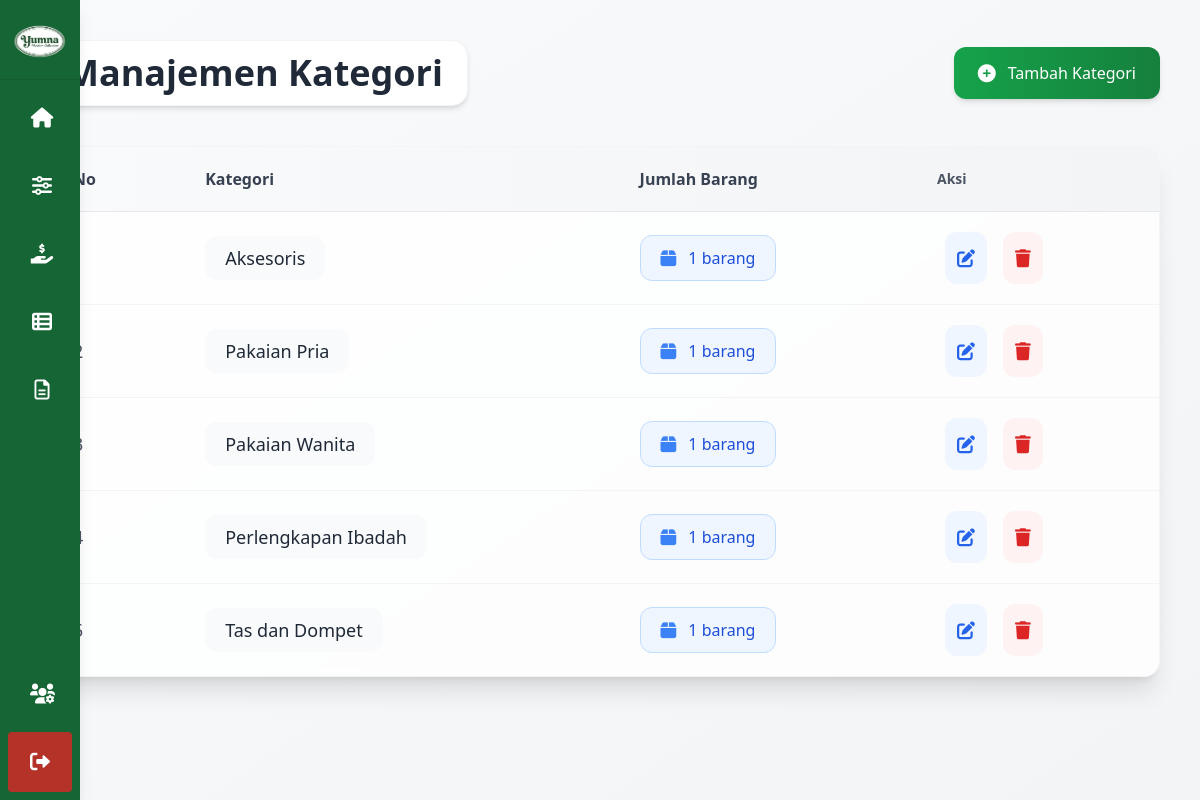
The page /pages/manage_kategori.php (signed in) on the database its author committed.
### tables this page shows
CREATE TABLE kategori (
    id_kategori INT(10) AUTO_INCREMENT PRIMARY KEY,
    kategori_barang VARCHAR(100) NOT NULL
);

### pages/manage_kategori.php (the view, shortened to what this page needs)
<?php
require_once '../config/koneksi.php';
$stmt = $pdo->query("SELECT * FROM kategori ORDER BY kategori_barang");
$kategoris = $stmt->fetchAll(PDO::FETCH_ASSOC);
?>
<!DOCTYPE html>
<html lang="id">
<head>
    <script src="https://cdn.tailwindcss.com"></script>
    <link rel="stylesheet" href="https://cdnjs.cloudflare.com/ajax/libs/font-awesome/6.0.0-beta3/css/all.min.css">
</head>
<body class="bg-gradient-to-br from-gray-50 to-gray-100 min-h-screen">
    <div class="flex">
        <?php include '../includes/sidebar.php'; ?>
        <main class="flex-1 p-6 sm:p-8 lg:p-10">
            <div class="max-w-6xl mx-auto">
                <header class="flex flex-col sm:flex-row justify-between items-center mb-10 gap-4">
                    <div class="flex items-center gap-4">
                        <h1 class="text-3xl sm:text-4xl font-bold text-gray-800 bg-white py-3 px-6 rounded-2xl shadow-md border border-gray-100">
                            <?php echo $user_level === 'admin' ? 'Manajemen Kategori' : 'Data Kategori'; ?>
                        </h1>
                    </div>
                    <?php if ($user_level === 'admin'): ?>
                        <button onclick="openModal('add')"
                            class="bg-gradient-to-r from-green-600 to-green-700 hover:from-green-700 hover:to-green-800 text-white px-6 py-3 rounded-xl flex items-center gap-3 transition-all duration-300 shadow-md hover:shadow-lg transform hover:-translate-y-0.5">
                            <i class="fas fa-plus-circle text-lg"></i>
                            <span class="font-medium">Tambah Kategori</span>
                        </button>
                    <?php endif; ?>
                </header>
                <div class="bg-white/80 backdrop-blur-sm rounded-2xl shadow-xl overflow-hidden border border-gray-100">
                    <table class="w-full">
                        <thead class="bg-gradient-to-r from-gray-50 to-gray-100 border-b border-gray-200">
                            <tr>
                                <th class="px-8 py-5 text-left text-base font-semibold text-gray-700">No</th>
                                <th class="px-8 py-5 text-left text-base font-semibold text-gray-700">Kategori</th>
                                <th class="px-8 py-5 text-left text-base font-semibold text-gray-700">Jumlah Barang</th>
                                <?php if ($user_level === 'admin'): ?>
                                    <th class="px-6 py-4 text-left text-sm font-semibold text-gray-600">Aksi</th>
                                <?php endif; ?>
                            </tr>
                        </thead>
                        <tbody class="divide-y divide-gray-100">
                            <?php if (empty($kategoris)): ?>
                                <tr>
                                    <td colspan="<?= $user_level === 'admin' ? '4' : '3' ?>" class="px-6 py-4 text-center text-gray-500">
                                        Tidak ada data kategori
                                    </td>
                                </tr>
                            <?php else: ?>
                                <?php $no = 1;
                                foreach ($kategoris as $kategori):
                                    $stmt = $pdo->prepare("SELECT COUNT(*) FROM barang WHERE id_kategori = ?");
                                    $stmt->execute([$kategori['id_kategori']]);
                                    $jumlah_barang = $stmt->fetchColumn();
                                ?>
                                    <tr class="hover:bg-gray-50/50 transition-colors duration-150">
                                        <td class="px-8 py-5 text-gray-600 text-lg"><?= $no++ ?></td>
                                        <td class="px-8 py-5">
                                            <span class="font-medium text-gray-800 bg-gray-50 px-5 py-2 rounded-xl text-lg inline-block">
                                                <?= htmlspecialchars($kategori['kategori_barang']) ?>
                                            </span>
                                        </td>
                                        <td class="px-8 py-5">
                                            <span class="px-5 py-2 text-base rounded-xl inline-flex items-center gap-3 font-medium <?= $jumlah_barang > 0 ? 'bg-blue-50 text-blue-700 border border-blue-200' : 'bg-gray-50 text-gray-600 border border-gray-200' ?>">
                                                <i class="fas <?= $jumlah_barang > 0 ? 'fa-box text-blue-500' : 'fa-box text-gray-400' ?> text-lg"></i>
                                                <?= $jumlah_barang ?> barang
                                            </span>
                                        </td>
                                        <?php if ($user_level === 'admin'): ?>
                                            <td class="px-8 py-5">
                                                <div class="flex gap-4">
                                                    <button onclick='openModal("edit", <?= json_encode($kategori) ?>)'
                                                        class="text-blue-600 hover:text-blue-800 bg-blue-50 p-3 rounded-xl hover:bg-blue-100 transition-colors">
                                                        <i class="fas fa-edit text-lg"></i>
                                                    </button>
                                                    <form method="POST" class="inline" onsubmit="return confirmDelete()">
                                                        <button type="submit" class="text-red-600 hover:text-red-800 bg-red-50 p-3 rounded-xl hover:bg-red-100 transition-colors">
                                                            <i class="fas fa-trash text-lg"></i>
                                                        </button>
                                                    </form>
                                                </div>
                                            </td>
                                        <?php endif; ?>
                                    </tr>
                                <?php endforeach; ?>
                            <?php endif; ?>
                        </tbody>
                    </table>
                </div>
            </div>
        </main>
    </div>
</body>
</html>

### rows shown on the page
kategori: kategori_barang "Aksesoris", jumlah_barang "1"
kategori: kategori_barang "Pakaian Pria", jumlah_barang "1"
kategori: kategori_barang "Pakaian Wanita", jumlah_barang "1"
kategori: kategori_barang "Perlengkapan Ibadah", jumlah_barang "1"
kategori: kategori_barang "Tas dan Dompet", jumlah_barang "1"
